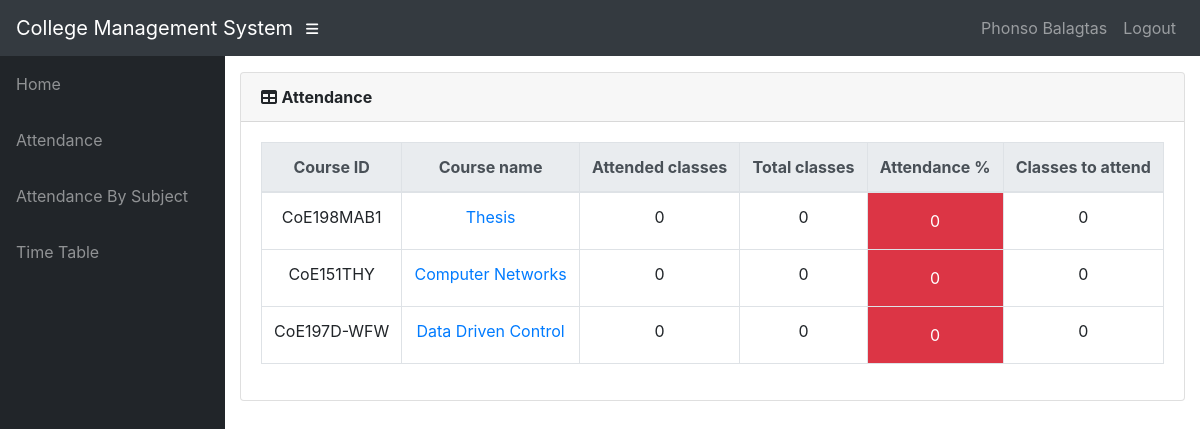
Page /student/201506921/attendance/ (signed in) on the committed database.
### info/models.py (models this page shows, shortened)
class User(AbstractUser):
    @property
    def is_student(self):
        if hasattr(self, 'student'):
            return True
        return False

class Student(models.Model):
    user = models.OneToOneField(User, on_delete=models.CASCADE, null=True)
    class_id = models.ForeignKey(Class, on_delete=models.CASCADE, default=1)
    USN = models.CharField(primary_key='True', max_length=9, validators=[MinLengthValidator(9), MaxLengthValidator(9)])
    name = models.CharField(max_length=200)
    DOB = models.DateField(default='1998-01-01')
    def __str__(self):
        return self.name

class AttendanceTotal(models.Model):
    course = models.ForeignKey(Course, on_delete=models.CASCADE)
    student = models.ForeignKey(Student, on_delete=models.CASCADE)
    class Meta:
        unique_together = (('student', 'course'),)
    @property
    def att_class(self):
        stud = Student.objects.get(name=self.student)
        cr = Course.objects.get(name=self.course)
        att_class = Attendance.objects.filter(course=cr, student=stud, status='True').count()
        return att_class
    @property
    def total_class(self):
        stud = Student.objects.get(name=self.student)
        cr = Course.objects.get(name=self.course)
        total_class = Attendance.objects.filter(course=cr, student=stud).count()
        return total_class
    @property
    def attendance(self):
        stud = Student.objects.get(name=self.student)
        cr = Course.objects.get(name=self.course)
        total_class = Attendance.objects.filter(course=cr, student=stud).count()
        att_class = Attendance.objects.filter(course=cr, student=stud, status='True').count()
        if total_class == 0:
            attendance = 0
        else:
            attendance = round(att_class / total_class * 100, 2)
        return attendance
    @property
    def classes_to_attend(self):
        stud = Student.objects.get(name=self.student)
        cr = Course.objects.get(name=self.course)
        total_class = Attendance.objects.filter(course=cr, student=stud).count()
        att_class = Attendance.objects.filter(course=cr, student=stud, status='True').count()
        cta = math.ceil((0.75 * total_class - att_class) / 0.25)
        if cta < 0:
            return 0
        return cta

class Course(models.Model):
    dept = models.ForeignKey(Dept, on_delete=models.CASCADE)
    id = models.CharField(primary_key='True', max_length=50)
    name = models.CharField(max_length=50)
    shortname = models.CharField(max_length=50, default='X')
    def __str__(self):
        return self.name

### info/views.py (the view)
# urls.py: path('student/<slug:stud_id>/attendance/', views.attendance, name='attendance'),
@login_required()
def attendance(request, stud_id):
    stud = Student.objects.get(USN=stud_id)
    ass_list = Assign.objects.filter(class_id_id=stud.class_id)
    att_list = []
    for ass in ass_list:
        try:
            a = AttendanceTotal.objects.get(student=stud, course=ass.course)
        except AttendanceTotal.DoesNotExist:
            a = AttendanceTotal(student=stud, course=ass.course)
            a.save()
        att_list.append(a)
    return render(request, 'info/attendance.html', {'att_list': att_list})

### info/templates/info/attendance.html
{% extends 'info/base.html' %}
    {% load static %}
    {% block content %}
                  <div class="card mb-3">
            <div class="card-header">
              <i class="fas fa-table"></i>
            <b>Attendance</b></div>
            <div class="card-body">
              <div class="table-responsive">
                <table class="table table-bordered text-center" id="dataTable" width="100%" cellspacing="0">
                  <thead class="thead-light ">
                    <tr>
                        <th>Course ID</th>
                        <th>Course name</th>
                        <th>Attended classes</th>
                        <th>Total classes</th>
                        <th>Attendance %</th>
                        <th>Classes to attend</th>
                    </tr>
                  </thead>
                  <tbody>
                    {% for a in att_list %}
                    <tr>
                        <td>{{ a.course_id }}</td>
                        <td><a href="{% url 'attendance_detail' a.student.USN a.course.id %}">{{a.course.name}}</a></td>
                        <td>{{ a.att_class }}</td>
                        <td>{{ a.total_class }}</td>
                        {% if a.attendance < 75 %}
                            <td class="p-3 mb-2 bg-danger text-white">{{ a.attendance }}</td>
                        {% else %}
                            <td class="p-3 mb-2 bg-success text-white">{{ a.attendance }}</td>
                        {% endif %}
                        <td>{{ a.classes_to_attend }}</td>
                    </tr>
                    {% empty %}
                            <p>student has no courses</p>
                    {% endfor %}
                  </tbody>
                </table>
              </div>
            </div>
          </div>
    {% endblock %}

### info/templates/info/base.html (shortened to what this page needs)
<!DOCTYPE html>
<html lang="en">
  <head>
      {% load static %}
    <link href="{% static '/info/bootstrap/vendor/bootstrap/css/bootstrap.min.css' %}" rel="stylesheet">
    <link href="{% static '/info/bootstrap/vendor/fontawesome-free/css/all.min.css' %}" rel="stylesheet" type="text/css">
    <link href="{% static '/info/bootstrap/vendor/datatables/dataTables.bootstrap4.css' %}" rel="stylesheet">
    <link href="{% static '/info/bootstrap/css/sb-admin.css' %}" rel="stylesheet">
  </head>
  <body id="page-top">
    <nav class="navbar navbar-expand navbar-dark bg-dark static-top">
      <a class="navbar-brand mr-1" href="{% url 'index' %}">College Management System</a>
      <button class="btn btn-link btn-sm text-white order-1 order-sm-0" id="sidebarToggle" href="#">
        <i class="fas fa-bars"></i>
      </button>
        <div class="collapse navbar-collapse" id="navbarResponsive">
          <ul class="navbar-nav ml-auto">
            <li class="nav-item">
                {% if request.user.is_student %}
                    <a class="nav-link text-capitalize">{{ request.user.student.name }}</a>
                {% elif request.user.is_teacher %}
                    <a class="nav-link text-capitalize">{{ request.user.teacher.name }}</a>
                {% endif %}
            </li>
            <li class="nav-item">
                <a class="nav-link" href="#" data-toggle="modal" data-target="#logoutModal">Logout</a>
            </li>
          </ul>
        </div>
    </nav>
    <div id="wrapper">
      <ul class="sidebar navbar-nav">
            <li class="nav-item">
              <a class="nav-link" href="{% url 'index' %}">
                <span>Home</span>
              </a>
            </li>
        {% if request.user.is_student %}
            <li class="nav-item">
              <a class="nav-link" href="{% url 'attendance' request.user.student.USN %}">
                <span>Attendance</span>
              </a>
            </li>
            <li class="nav-item">
              <a class="nav-link" href="{% url 'attendance' request.user.student.USN %}">
                <span>Attendance By Subject</span>
              </a>
            </li>
              <li class="nav-item">
              <a class="nav-link" href="{% url 'timetable' request.user.student.class_id_id %}">
                <span>Time Table</span>
              </a>
            </li>
        {% endif %}
      </ul>
      <div id="content-wrapper">
        <div class="container-fluid">
            {% block content %}
            {% endblock %}
        </div>
      </div>
    </div>
  </body>
</html>

### rows in the picture
User: user.student.name "Phonso Balagtas"
AttendanceTotal: course_id "CoE198MAB1", course.name "Thesis", att_class "0", total_class "0", attendance "0", classes_to_attend "0"
AttendanceTotal: course_id "CoE151THY", course.name "Computer Networks", att_class "0", total_class "0", attendance "0", classes_to_attend "0"
AttendanceTotal: course_id "CoE197D-WFW", course.name "Data Driven Control", att_class "0", total_class "0", attendance "0", classes_to_attend "0"
